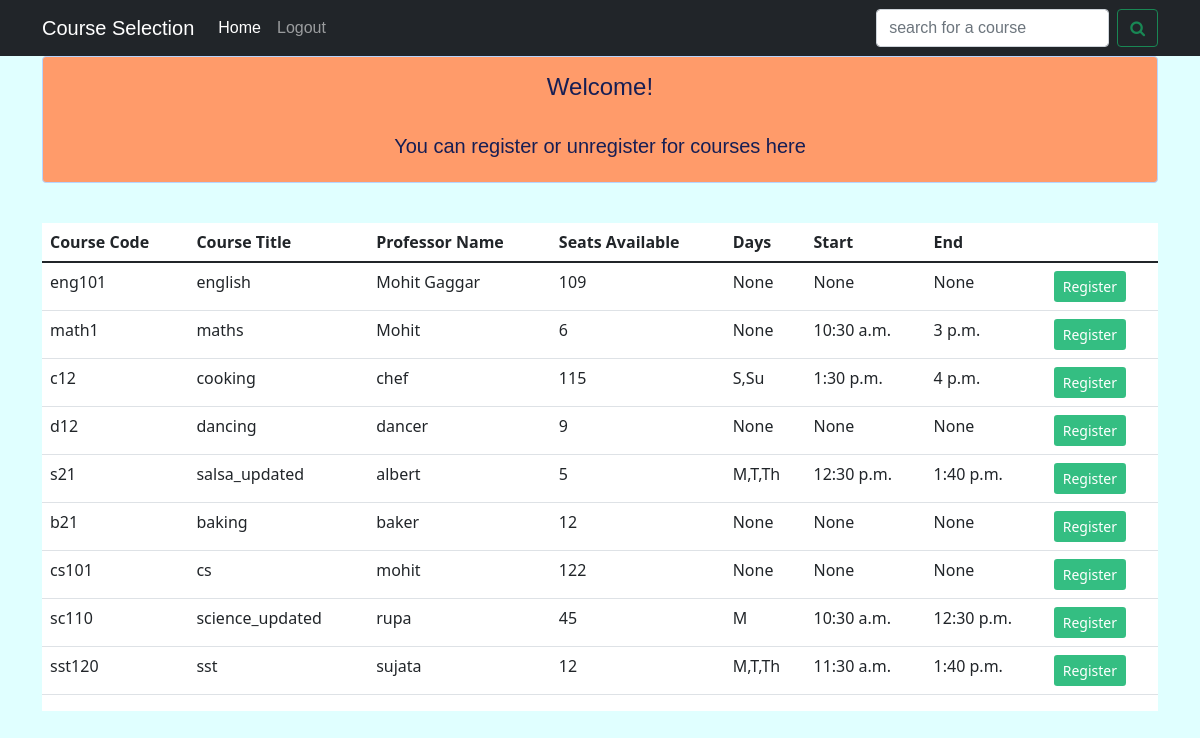
The page /pick_course (signed in) on the database as committed earlier.
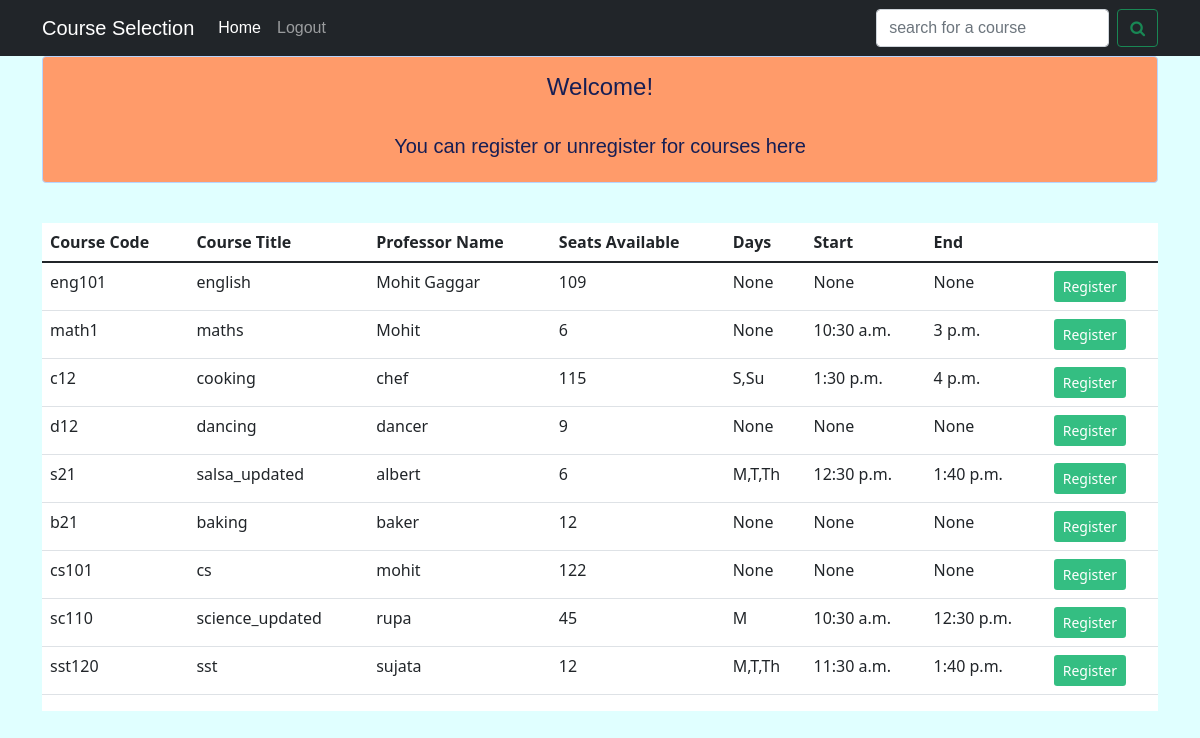
The same page on the database as committed later.
### pick_courses/models.py (models this page shows)
class course(models.Model):
    name=models.CharField(max_length=100)
    course_id=models.CharField(max_length=100,primary_key=True)
    days=models.TextField(null=True)
    start_time=models.TimeField(null=True)
    end_time=models.TimeField(null=True)
    description=models.TextField(null=True)

class available_course(course):
    prof_name=models.CharField(max_length=100)
    prof_id=models.CharField(max_length=100)
    seats_available=models.IntegerField(default=0)
    prerequisites=models.TextField(null=True)

class course(models.Model):
    name=models.CharField(max_length=100)
    course_id=models.CharField(max_length=100,primary_key=True)
    days=models.TextField(null=True)
    start_time=models.TimeField(null=True)
    end_time=models.TimeField(null=True)
    description=models.TextField(null=True)

### pick_courses/views.py (the view)
# urls.py: path('pick_course',views.display_courses,name="display_courses"),
def display_courses(request):
    if(not request.user.is_authenticated):
        return redirect('signin')
    all_courses = get_all_courses()
    passing_obj={'courses' : all_courses}
    passing_obj['number_of_courses']=len(all_courses)
    try:
        user_id=request.user.username
        registered_courses=[]
        registered_courses=user_registered_courses(user_id)
        registered_courses_objects=get_course_objects(registered_courses)
        registered_course_ids=''
        for i in registered_courses_objects:
            registered_course_ids+=' '+str(i.course_id)
        passing_obj['registered_course']=registered_course_ids
        user_obj=get_user_object(user_id)
        passing_obj['user_name']=user_obj.name
    except:
        pass
    return render(request,'courses.html',passing_obj)

### pick_courses/views.py (called while the page is built)
def get_user_object(user_id):
    return myuser.objects.get(Q(user_id=user_id))

def get_all_courses():
    return available_course.objects.all()

def user_registered_courses(user_id):
    user_obj=get_user_object(user_id)
    if(user_obj.registered_courses):
        return [i for i in user_obj.registered_courses.split(',')]
    return []

### templates/courses.html (shortened to what this page needs)
<div id='div1'>
	{% extends 'base.html' %}
	{% block navbar_brand %}
		<a class="navbar-brand" href="pick_course">Course Selection</a>
	{% endblock%}
	{% block navbar_items %}
	<li class="nav-item">
		<a class="nav-link active" aria-current="page" href="home">Home</a>
	</li>
	<li class="nav-item">
		<a class="nav-link" aria-current="page" href="signout">Logout</a>
	</li>
	{% endblock%}
	{% block search %}
	<form class="d-flex" action="/search" style="margin: 0px;">
		<input class="form-control me-2" type="search" placeholder="search for a course" aria-label="Search" name="course_name">
		<button type="submit" class="btn btn-outline-success"><i class="fa fa-search"></i></button>
	</form>
	{% endblock %}
	{% block content %}
	<div class="container " style="text-align:center;">
		<div class="alert alert-primary my-alert" role="alert">
			<h4>Welcome! <b>{{user_name}}</b></h4>
			<br>
			{% if number_of_courses%}
			<h5>You can register or unregister for courses here</h5>
			{% else %}
			<h5>No courses found</h5>
			{%endif%}
		</div>
	</div>
	<br>
	{% if number_of_courses %}
	<div class="container">
		<div class="table-responsive" style="background-color: white;">
		<table class="table  table-hover  " id="mytable" style="font-family: Candara,Calibri,Segoe,Segoe UI,Optima,Arial,sans-serif; ">
			<thead>
				<tr>
					<th scope="col">Course Code</th>
					<th scope="col">Course Title</th>
					<th scope="col">Professor Name</th>
					<th scope="col">Seats Available</th>
					<th scope="col">Days</th>
					<th scope="col">Start</th>
					<th scope="col">End</th>
					<th></th>
				</tr>
			</thead>
			<tbody>
			{% for i in courses%}
				<tr>
					<td name='course_id' id="course_id" value='{{i.course_id}}'>{{i.course_id}}</td>
					<td name='course_name'id="course_name">{{i.name}}</td>
					<td>{{i.prof_name}}</td>
					<td>{{i.seats_available}}</td>
					<td>{{i.days}}</td>
					<td>{{i.start_time}}</td>
					<td>{{i.end_time}}</td>
					<td><button onclick='reg(this)' class="btn btn-sm"></button></td>
				</tr>
			{% endfor %}
			</tbody>
		</table>
	</div>
</div>
</div>
{% endif %}
{% endblock%}

Rows that differ between the two databases and show on the page:
changed available_course "albert": seats_available "5" → "6"
